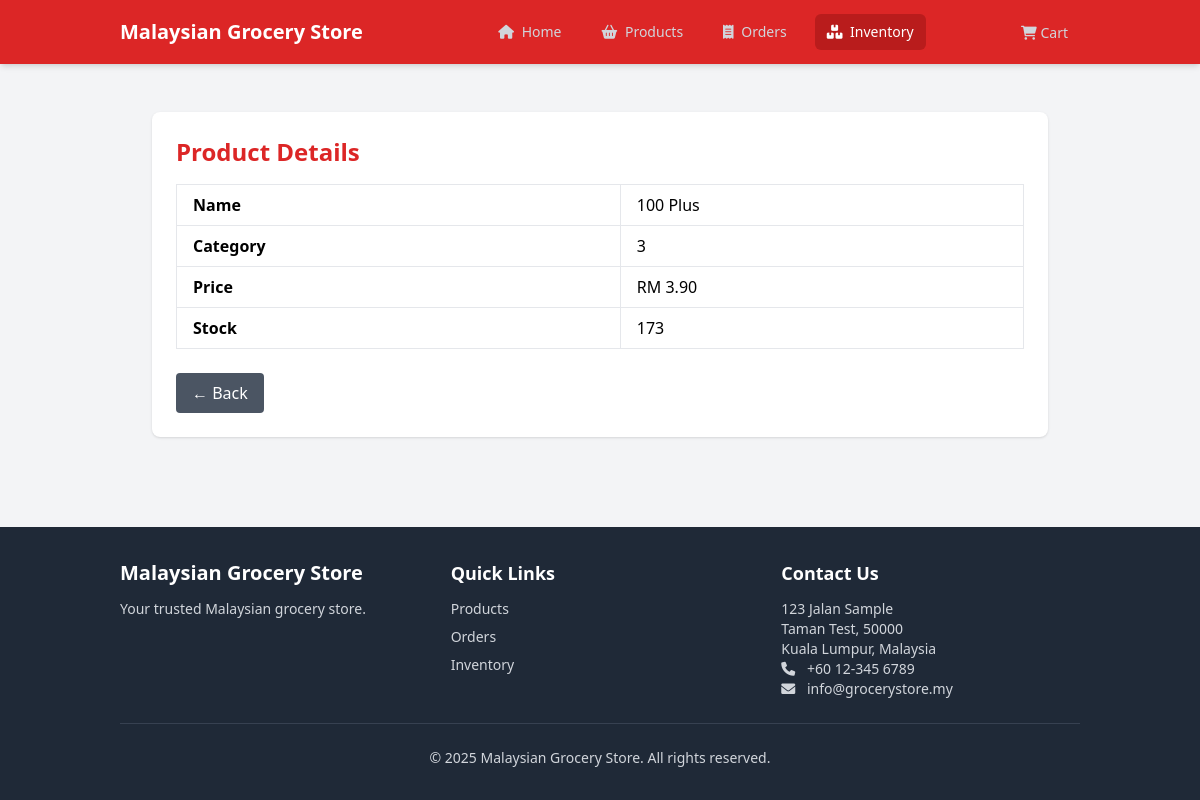
The page /modules/inventory/index.php?module=inventory&action=view&id=15 on the database as committed earlier.
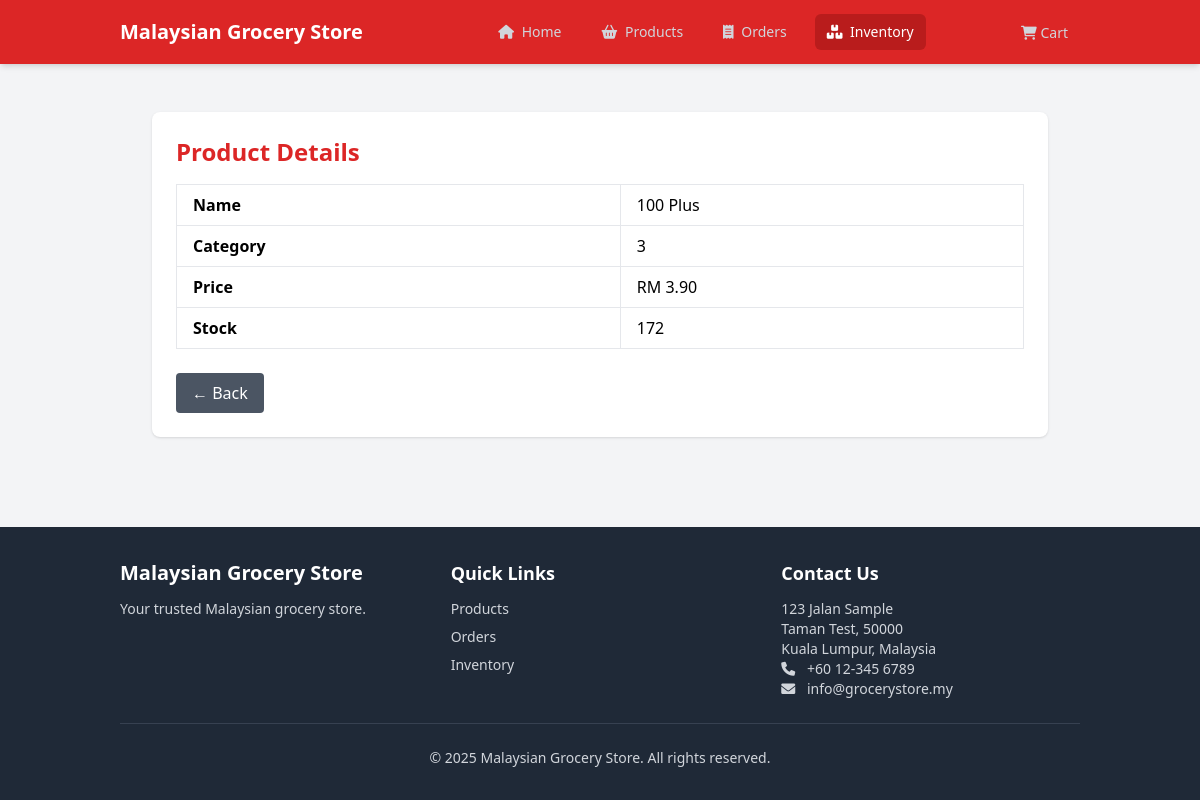
The same page on the database as committed later.
### tables this page shows
CREATE TABLE products (
    id INTEGER PRIMARY KEY AUTOINCREMENT,
    category_id INTEGER,
    name TEXT NOT NULL,
    description TEXT,
    price DECIMAL(10,2) NOT NULL,
    stock_quantity INTEGER NOT NULL DEFAULT 0,
    image_url TEXT,
    created_at DATETIME DEFAULT CURRENT_TIMESTAMP,
    updated_at DATETIME DEFAULT CURRENT_TIMESTAMP,
    deleted_at DATETIME,
    FOREIGN KEY (category_id) REFERENCES categories(id)
);

### modules/inventory/functions.php (called while the page is built, shortened)
<?php
function getProductById($id) {
    $db = initializeDatabase();
    $stmt = $db->prepare("SELECT * FROM products WHERE id = :id AND deleted_at IS NULL");
    $stmt->bindValue(':id', $id, SQLITE3_INTEGER);
    $result = $stmt->execute();
    return $result->fetchArray(SQLITE3_ASSOC);
}

### modules/inventory/templates/view.php (the view, shortened to what this page needs)
<?php
require_once __DIR__ . '/../../../includes/functions.php';
require_once __DIR__ . '/../functions.php';
$product = null;
if (isset($_GET['id'])) {
    $product = getProductById($_GET['id']);
}
?>
<div class="max-w-4xl mx-auto mt-8 p-6 bg-white shadow rounded-lg">
    <h1 class="text-2xl font-bold mb-4 text-red-600">Product Details</h1>
    <table class="table-auto w-full text-left border">
        <tr><th class="px-4 py-2 border">Name</th><td class="px-4 py-2 border"><?= htmlspecialchars($product['name']) ?></td></tr>
        <tr><th class="px-4 py-2 border">Category</th><td class="px-4 py-2 border"><?= htmlspecialchars($product['category_id']) ?></td></tr>
        <tr><th class="px-4 py-2 border">Price</th><td class="px-4 py-2 border">RM <?= number_format($product['price'], 2) ?></td></tr>
        <tr><th class="px-4 py-2 border">Stock</th><td class="px-4 py-2 border"><?= htmlspecialchars($product['stock_quantity']) ?></td></tr>
    </table>
    <div class="mt-6">
    <a href="/grocery_store/index.php?module=inventory" class="bg-gray-600 text-white px-4 py-2 rounded hover:bg-gray-700 inline-block">
    ← Back
    </a>
</div>
</div>

Rows that differ between the two databases and show on the page:
changed products "100 Plus": stock_quantity "173" → "172"
